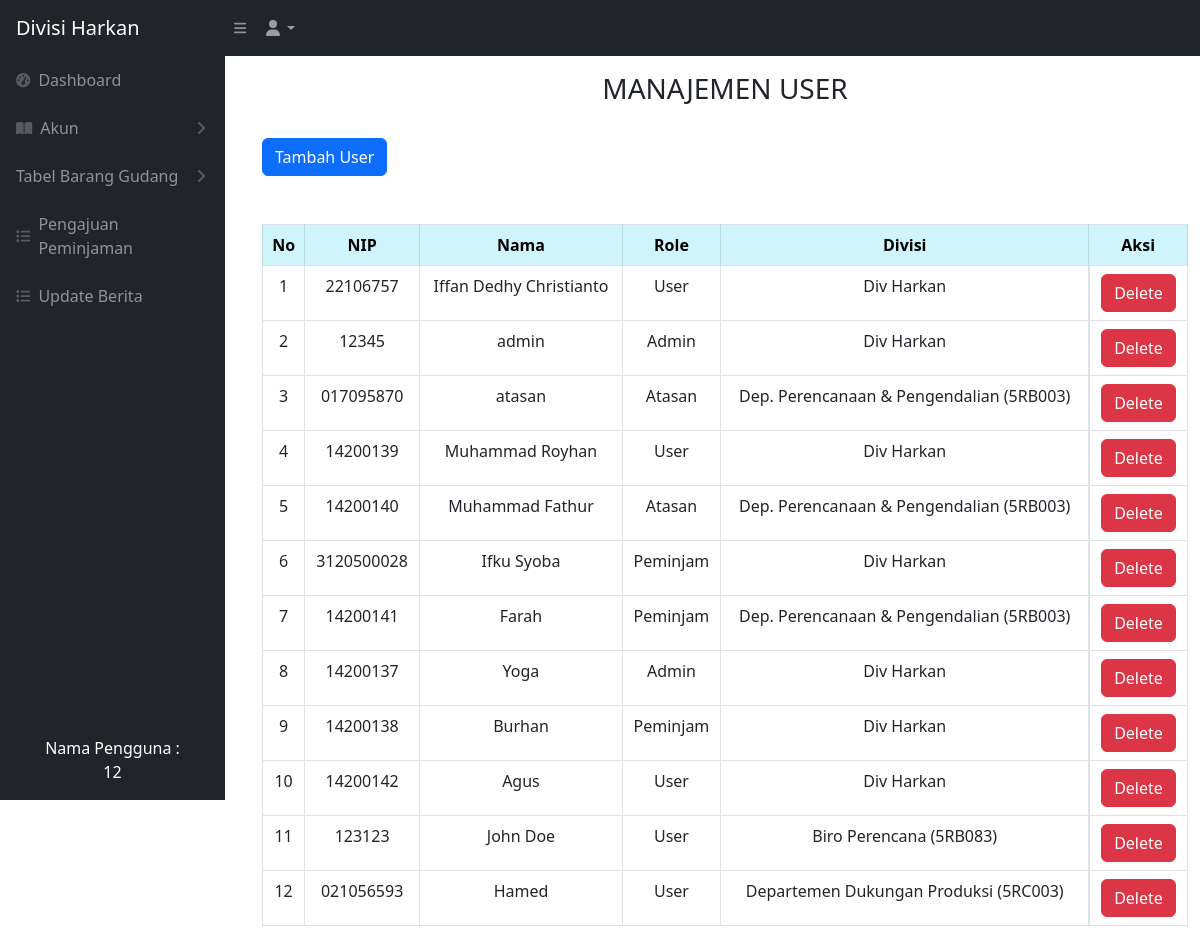
Page /user_manajemen.php (signed in) on the committed database.
### tables this page shows
CREATE TABLE `users` (
  `id_user` int NOT NULL,
  `nip_user` varchar(512) NOT NULL,
  `nama_user` varchar(512) NOT NULL,
  `password_user` varchar(512) NOT NULL,
  `divisi_id` int NOT NULL,
  `role_id` int NOT NULL
);

CREATE TABLE `divisi` (
  `iddivisi` int NOT NULL,
  `namadivisi` varchar(200) NOT NULL
);

### user_manajemen.php (the view, shortened to what this page needs)
<!DOCTYPE html>
<html lang="en">
<head>
    <link href="css/styles.css" rel="stylesheet" />
</head>
<?php include 'sidebar.php' ?>
<br>
<br>
<body>
    <main id="main-content" class="<?= isset($_GET['sidebarClosed']) ? '' : 'main-with-sidebar' ?>">
        <div class="container-fluid px-4">
            <h3 class="mt-4 text-center">MANAJEMEN USER</h3>
        </div>
        <br>
        <div class="container -fluid">
            <div class="card-mb-4">
                <button type="button" class="btn btn-primary" data-bs-toggle="modal" data-bs-target="#myModal">
                    Tambah User
                </button>
                <br>
                <br>
                <br>
                <div class="card-body">
                    <div class="table table-responsive">
                        <table class="table table-bordered" id="dataTable" width="100" cellspacing="0">
                            <thead>
                                <tr>
                                    <th class="table-info text-center align-middle">No</th>
                                    <th class="table-info text-center align-middle">NIP</th>
                                    <th class="table-info text-center align-middle">Nama</th>
                                    <th class="table-info text-center align-middle">Role</th>
                                    <th class="table-info text-center align-middle">Divisi</th>
                                    <th class="table-info text-center align-middle">Aksi</th>
                                </tr>
                            </thead>
                            <tbody>
                                <?php
                                require 'controller/koneksi.php';
                                $query = "SELECT nip_user, nama_user, role_id FROM users";
                                $i = 1;
                                $ambilSemuaUser = mysqli_query($conn, $query);
                                while ($data = mysqli_fetch_array($ambilSemuaUser)) {
                                    $nip = $data['nip_user'];
                                    $nama = $data['nama_user'];
                                    $role = $data['role_id'];
                                ?>
                                    <tr>
                                        <td style="text-align: center;"><?= $i++ ?></td>
                                        <td style="text-align: center;"><?= $nip ?></td>
                                        <td style="text-align: center;"><?= $nama ?></td>
                                        <td style="text-align: center;">
                                            <?php
                                            if ($role == 1) {
                                                echo "Admin";
                                            } else if ($role == 2) {
                                                echo "User";
                                            } else if ($role == 3) {
                                                echo "Atasan";
                                            } else if ($role == 4) {
                                                echo "Peminjam";
                                            } else {
                                                echo "User tidak diketahui";
                                            }
                                            ?></td>
                                        <td style="text-align: center;">
                                            <?php
                                            $queryDivisi = "SELECT d.namadivisi FROM divisi d INNER JOIN users u ON d.iddivisi = u.divisi_id WHERE u.nip_user = '$nip'";
                                            $resultDivisi = mysqli_query($conn, $queryDivisi);
                                            if ($resultDivisi && mysqli_num_rows($resultDivisi) > 0) {
                                                $rowDivisi = mysqli_fetch_assoc($resultDivisi);
                                                echo $rowDivisi['namadivisi'];
                                            } else {
                                                echo "Tidak ada data divisi";
                                            }
                                            ?></td>
                                        <td class="text-center-td">
                                            <button type="button" class="btn btn-danger" data-bs-toggle="modal" data-bs-target="#delete<?= $nip; ?>">
                                                Delete
                                            </button>
                                        </td>
                                    </tr>
                                <?php
                                };
                                ?>
                            </tbody>
                        </table>
    </main>
</body>
</html>

### user_manajemen.php (style rules this page uses)
.text-center-td { display: flex; justify-content: center; align-items: center; }

### rows in the picture
users: nip_user "22106757", nama_user "Iffan Dedhy Christianto", shows "User", divisi.namadivisi "Div Harkan"
users: nip_user "12345", nama_user "admin", shows "Admin", divisi.namadivisi "Div Harkan"
users: nip_user "017095870", nama_user "atasan", shows "Atasan", divisi.namadivisi "Dep. Perencanaan & Pengendalian (5RB003)"
users: nip_user "14200139", nama_user "Muhammad Royhan", shows "User", divisi.namadivisi "Div Harkan"
users: nip_user "14200140", nama_user "Muhammad Fathur", shows "Atasan", divisi.namadivisi "Dep. Perencanaan & Pengendalian (5RB003)"
users: nip_user "3120500028", nama_user "Ifku Syoba", shows "Peminjam", divisi.namadivisi "Div Harkan"
users: nip_user "14200141", nama_user "Farah", shows "Peminjam", divisi.namadivisi "Dep. Perencanaan & Pengendalian (5RB003)"
users: nip_user "14200137", nama_user "Yoga", shows "Admin", divisi.namadivisi "Div Harkan"
users: nip_user "14200138", nama_user "Burhan", shows "Peminjam", divisi.namadivisi "Div Harkan"
users: nip_user "14200142", nama_user "Agus", shows "User", divisi.namadivisi "Div Harkan"
users: nip_user "123123", nama_user "John Doe", shows "User", divisi.namadivisi "Biro Perencana (5RB083)"
users: nip_user "021056593", nama_user "Hamed", shows "User", divisi.namadivisi "Departemen Dukungan Produksi (5RC003)"

### other values in the picture
$_SESSION['nama'] "12"
